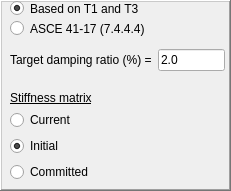
      <widget class="QFrame" name="RayleighDamping">
       <property name="geometry">
        <rect>
         <x>710</x>
         <y>30</y>
         <width>231</width>
         <height>191</height>
        </rect>
       </property>
       <property name="frameShape">
        <enum>QFrame::WinPanel</enum>
       </property>
       <property name="frameShadow">
        <enum>QFrame::Raised</enum>
       </property>
       <widget class="QRadioButton" name="radioButtonT1_T3">
        <property name="geometry">
         <rect>
          <x>10</x>
          <y>0</y>
          <width>191</width>
          <height>17</height>
         </rect>
        </property>
        <property name="font">
         <font>
          <weight>50</weight>
          <bold>false</bold>
         </font>
        </property>
        <property name="text">
         <string>Based on T1 and T3</string>
        </property>
        <property name="checked">
         <bool>true</bool>
        </property>
       </widget>
       <widget class="QRadioButton" name="radioButtonASCE_41_17">
        <property name="geometry">
         <rect>
          <x>10</x>
          <y>20</y>
          <width>191</width>
          <height>17</height>
         </rect>
        </property>
        <property name="font">
         <font>
          <weight>50</weight>
          <bold>false</bold>
         </font>
        </property>
        <property name="text">
         <string>ASCE 41-17 (7.4.4.4)</string>
        </property>
       </widget>
       <widget class="QWidget" name="gridLayoutWidget_4">
        <property name="geometry">
         <rect>
          <x>10</x>
          <y>40</y>
          <width>215</width>
          <height>41</height>
         </rect>
        </property>
        <layout class="QGridLayout" name="gridLayout_6">
         <item row="0" column="0">
          <widget class="QLabel" name="label_75">
           <property name="font">
            <font>
             <weight>50</weight>
             <bold>false</bold>
            </font>
           </property>
           <property name="text">
            <string>Target damping ratio (%) =</string>
           </property>
          </widget>
         </item>
         <item row="0" column="1">
          <widget class="QLineEdit" name="Damping">
           <property name="font">
            <font>
             <weight>50</weight>
             <bold>false</bold>
            </font>
           </property>
           <property name="text">
            <string>2.0</string>
           </property>
          </widget>
         </item>
        </layout>
       </widget>
       <widget class="QLabel" name="label_25">
        <property name="geometry">
         <rect>
          <x>10</x>
          <y>90</y>
          <width>101</width>
          <height>16</height>
         </rect>
        </property>
        <property name="font">
         <font>
          <weight>50</weight>
          <bold>false</bold>
          <underline>true</underline>
         </font>
        </property>
        <property name="text">
         <string>Stiffness matrix</string>
        </property>
       </widget>
       <widget class="QWidget" name="gridLayoutWidget_2">
        <property name="geometry">
         <rect>
          <x>10</x>
          <y>110</y>
          <width>201</width>
          <height>74</height>
         </rect>
        </property>
        <layout class="QGridLayout" name="gridLayout_3">
         <item row="0" column="0">
          <widget class="QRadioButton" name="radioButtonCurrent">
           <property name="font">
            <font>
             <weight>50</weight>
             <bold>false</bold>
            </font>
           </property>
           <property name="text">
            <string>Current</string>
           </property>
          </widget>
         </item>
         <item row="2" column="0">
          <widget class="QRadioButton" name="radioButtonCommitted">
           <property name="font">
            <font>
             <weight>50</weight>
             <bold>false</bold>
            </font>
           </property>
           <property name="text">
            <string>Committed </string>
           </property>
           <property name="checked">
            <bool>false</bool>
           </property>
          </widget>
         </item>
         <item row="1" column="0">
          <widget class="QRadioButton" name="radioButtonInitial">
           <property name="font">
            <font>
             <weight>50</weight>
             <bold>false</bold>
            </font>
           </property>
           <property name="text">
            <string>Initial</string>
           </property>
           <property name="checked">
            <bool>true</bool>
           </property>
          </widget>
         </item>
        </layout>
       </widget>
      </widget>
